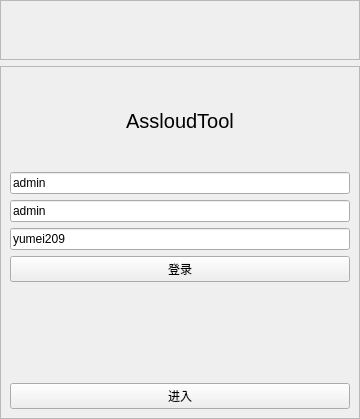
<?xml version="1.0" encoding="UTF-8"?>
<ui version="4.0">
 <class>MainWindow</class>
 <widget class="QMainWindow" name="MainWindow">
  <property name="geometry">
   <rect>
    <x>0</x>
    <y>0</y>
    <width>360</width>
    <height>419</height>
   </rect>
  </property>
  <property name="windowTitle">
   <string>MainWindow</string>
  </property>
  <widget class="QWidget" name="centralwidget">
   <property name="maximumSize">
    <size>
     <width>400</width>
     <height>419</height>
    </size>
   </property>
   <layout class="QVBoxLayout" name="verticalLayout">
    <property name="leftMargin">
     <number>0</number>
    </property>
    <property name="topMargin">
     <number>0</number>
    </property>
    <property name="rightMargin">
     <number>0</number>
    </property>
    <property name="bottomMargin">
     <number>0</number>
    </property>
    <item>
     <widget class="QFrame" name="frame">
      <property name="minimumSize">
       <size>
        <width>0</width>
        <height>60</height>
       </size>
      </property>
      <property name="maximumSize">
       <size>
        <width>16777215</width>
        <height>60</height>
       </size>
      </property>
      <property name="frameShape">
       <enum>QFrame::StyledPanel</enum>
      </property>
      <property name="frameShadow">
       <enum>QFrame::Raised</enum>
      </property>
     </widget>
    </item>
    <item>
     <widget class="QFrame" name="frame_2">
      <property name="minimumSize">
       <size>
        <width>360</width>
        <height>353</height>
       </size>
      </property>
      <property name="maximumSize">
       <size>
        <width>360</width>
        <height>353</height>
       </size>
      </property>
      <property name="frameShape">
       <enum>QFrame::StyledPanel</enum>
      </property>
      <property name="frameShadow">
       <enum>QFrame::Raised</enum>
      </property>
      <layout class="QVBoxLayout" name="verticalLayout_2">
       <item>
        <widget class="QLabel" name="label">
         <property name="font">
          <font>
           <pointsize>15</pointsize>
          </font>
         </property>
         <property name="text">
          <string>AssloudTool</string>
         </property>
         <property name="alignment">
          <set>Qt::AlignCenter</set>
         </property>
        </widget>
       </item>
       <item>
        <widget class="QLineEdit" name="leUsername">
         <property name="text">
          <string>admin</string>
         </property>
         <property name="placeholderText">
          <string>手机号/邮箱</string>
         </property>
        </widget>
       </item>
       <item>
        <widget class="QLineEdit" name="lePassword">
         <property name="text">
          <string>admin</string>
         </property>
         <property name="placeholderText">
          <string>密码</string>
         </property>
        </widget>
       </item>
       <item>
        <widget class="QLineEdit" name="leUrl">
         <property name="text">
          <string>yumei209</string>
         </property>
        </widget>
       </item>
       <item>
        <widget class="QPushButton" name="pbSignin">
         <property name="text">
          <string>登录</string>
         </property>
        </widget>
       </item>
       <item>
        <widget class="QLabel" name="lbMessage">
         <property name="text">
          <string/>
         </property>
         <property name="alignment">
          <set>Qt::AlignCenter</set>
         </property>
        </widget>
       </item>
       <item>
        <widget class="QPushButton" name="pbEnter">
         <property name="text">
          <string>进入</string>
         </property>
        </widget>
       </item>
      </layout>
     </widget>
    </item>
   </layout>
  </widget>
 </widget>
 <tabstops>
  <tabstop>leUsername</tabstop>
  <tabstop>lePassword</tabstop>
  <tabstop>leUrl</tabstop>
  <tabstop>pbSignin</tabstop>
  <tabstop>pbEnter</tabstop>
 </tabstops>
 <resources/>
 <connections/>
</ui>
